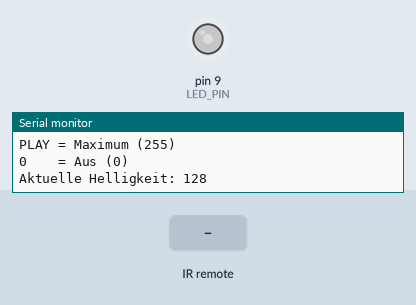
Bench run of a sketch on a simulated Arduino Uno, built with avr-gcc and run on an emulated ATmega328P. On the bench: output pins drawn as LEDs (lit = HIGH), the last lines printed to the serial monitor. The test bench sets the inputs (shaded band).

Above: at 1.2 s.
1.3 s: infrared code 0x02 received
At 2.5 s:
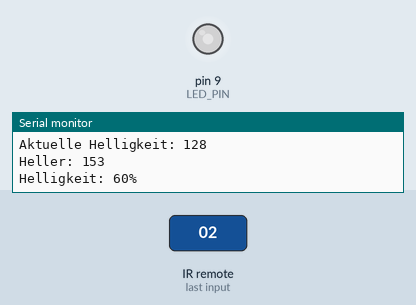
2.8 s: infrared code 0x68 received
At 3.8 s:
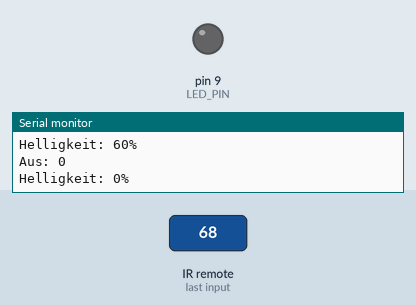
4.3 s: infrared code 0xA8 received
At 4.9 s:
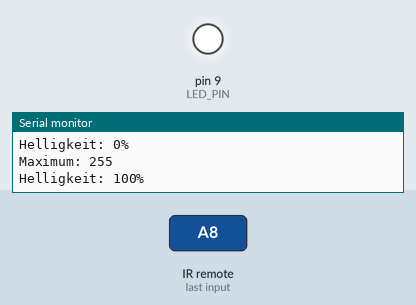
5.8 s: infrared code 0x98 received
At 6.1 s:
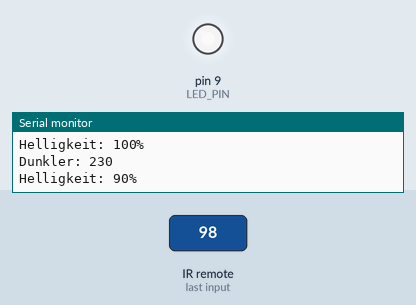
Timing chart, 0 to 8.3 s (numbered marks = the images above; inputs shaded):
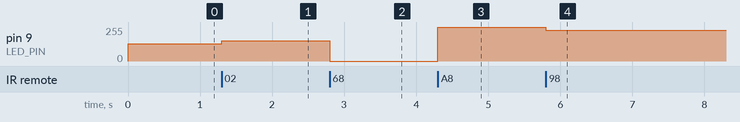

Measured:
- after the input at 1.3 s, pin 9 (LED_PIN): 128/255 → 153/255 at once
- after the input at 2.8 s, pin 9 (LED_PIN): 153/255 → 0/255 at once
- after the input at 4.3 s, pin 9 (LED_PIN): 0/255 → 255/255 at once
- after the input at 5.8 s, pin 9 (LED_PIN): 255/255 → 230/255 at once

The sketch:

challenge2_dimmer.ino
```cpp
// I08 Challenge 2: LED-Dimmer mit IR-Fernbedienung
// VOL+ erhoeht die Helligkeit, VOL- verringert sie

#include <IRremote.h>

// IR-Empfaenger an Pin 7
#define IR_PIN 7

// LED an PWM-faehigem Pin 9
#define LED_PIN 9

// Aktuelle Helligkeit (0-255)
int helligkeit = 128;

// Schrittweite fuer Helligkeitsaenderung
#define SCHRITT 25

// IR-Tasten-Codes (Wokwi Fernbedienung, NEC-Protokoll)
#define KEY_VOL_MINUS 0x98   // Minus-Taste
#define KEY_VOL_PLUS  0x02   // Plus-Taste
#define KEY_0         0x68   // Aus (Helligkeit = 0)
#define KEY_PLAY      0xA8   // Maximum (Helligkeit = 255)

void setup() {
    Serial.begin(9600);

    // LED-Pin als Ausgang konfigurieren
    pinMode(LED_PIN, OUTPUT);

    // IR-Empfaenger initialisieren
    IrReceiver.begin(IR_PIN, ENABLE_LED_FEEDBACK);

    // Initiale Helligkeit setzen
    analogWrite(LED_PIN, helligkeit);

    Serial.println("I08 Challenge 2: LED-Dimmer");
    Serial.println("---------------------------");
    Serial.println("VOL+ = Heller");
    Serial.println("VOL- = Dunkler");
    Serial.println("PLAY = Maximum (255)");
    Serial.println("0    = Aus (0)");
    Serial.println();
    Serial.print("Aktuelle Helligkeit: ");
    Serial.println(helligkeit);
}

void loop() {
    // Pruefen ob IR-Signal empfangen wurde
    if (IrReceiver.decode()) {

        // Nur bekannte Protokolle verarbeiten
        if (IrReceiver.decodedIRData.protocol != UNKNOWN) {

            uint8_t command = IrReceiver.decodedIRData.command;

            switch (command) {
                case KEY_VOL_PLUS:
                    // Helligkeit erhoehen
                    helligkeit += SCHRITT;
                    if (helligkeit > 255) helligkeit = 255;
                    Serial.print("Heller: ");
                    Serial.println(helligkeit);
                    break;

                case KEY_VOL_MINUS:
                    // Helligkeit verringern
                    helligkeit -= SCHRITT;
                    if (helligkeit < 0) helligkeit = 0;
                    Serial.print("Dunkler: ");
                    Serial.println(helligkeit);
                    break;

                case KEY_PLAY:
                    // Maximale Helligkeit
                    helligkeit = 255;
                    Serial.println("Maximum: 255");
                    break;

                case KEY_0:
                    // LED ausschalten
                    helligkeit = 0;
                    Serial.println("Aus: 0");
                    break;

                default:
                    // Andere Tasten ignorieren
                    break;
            }

            // Neue Helligkeit an LED ausgeben
            analogWrite(LED_PIN, helligkeit);

            // Prozent-Anzeige
            int prozent = map(helligkeit, 0, 255, 0, 100);
            Serial.print("Helligkeit: ");
            Serial.print(prozent);
            Serial.println("%");
        }

        // Empfaenger fuer naechstes Signal vorbereiten
        IrReceiver.resume();
    }
}
```
